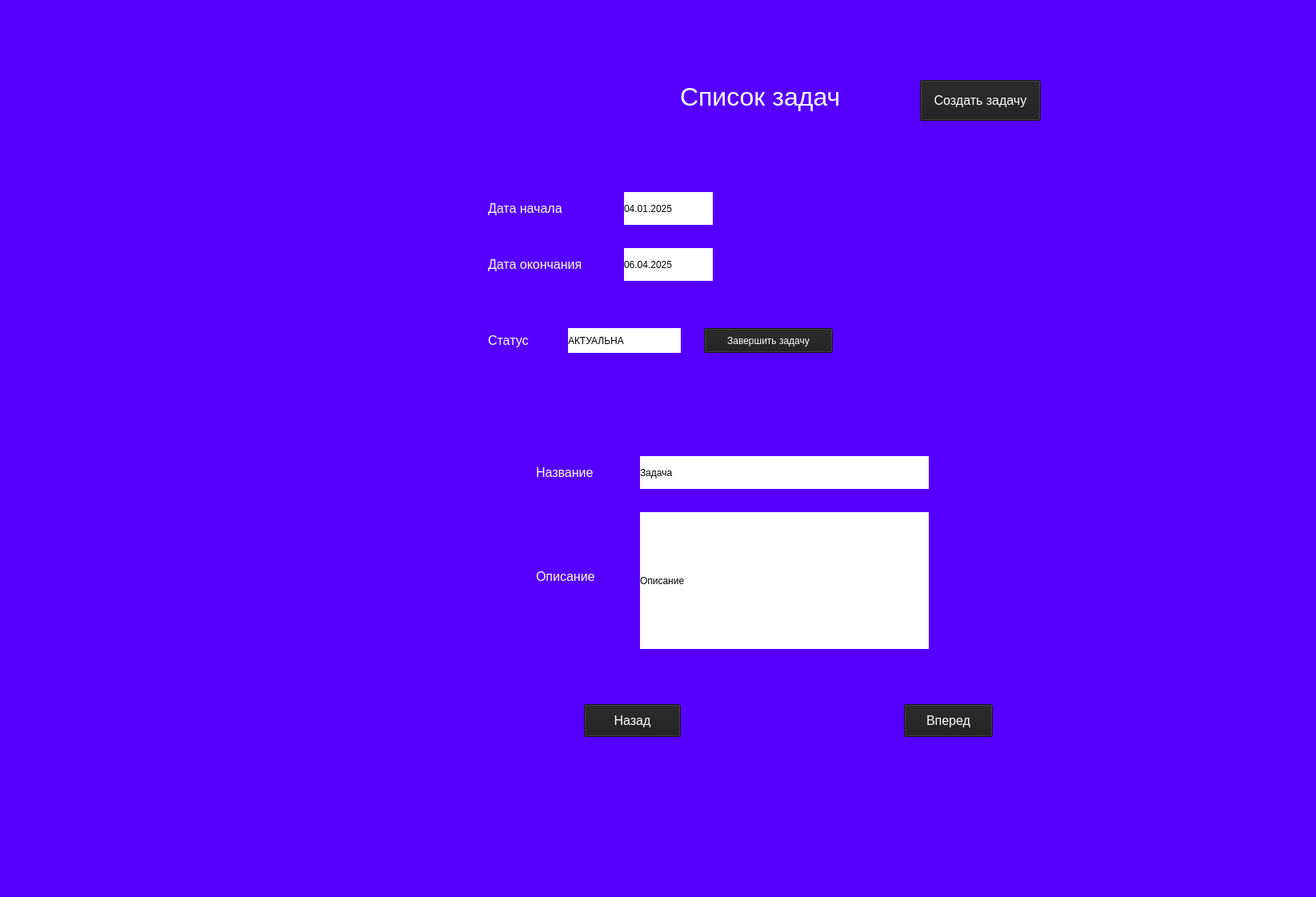
<?xml version="1.0" encoding="UTF-8"?>
<ui version="4.0">
 <class>MainWindow</class>
 <widget class="QMainWindow" name="MainWindow">
  <property name="geometry">
   <rect>
    <x>0</x>
    <y>0</y>
    <width>1645</width>
    <height>1121</height>
   </rect>
  </property>
  <property name="windowTitle">
   <string>MainWindow</string>
  </property>
  <property name="styleSheet">
   <string notr="true">background-color: rgb(85, 0, 255);</string>
  </property>
  <widget class="QWidget" name="centralwidget">
   <widget class="QLabel" name="label">
    <property name="geometry">
     <rect>
      <x>850</x>
      <y>70</y>
      <width>261</width>
      <height>101</height>
     </rect>
    </property>
    <property name="font">
     <font>
      <pointsize>24</pointsize>
     </font>
    </property>
    <property name="styleSheet">
     <string notr="true">color: rgb(255, 255, 255);</string>
    </property>
    <property name="text">
     <string>Список задач</string>
    </property>
   </widget>
   <widget class="QToolButton" name="toolButton_create_task">
    <property name="geometry">
     <rect>
      <x>1150</x>
      <y>100</y>
      <width>151</width>
      <height>51</height>
     </rect>
    </property>
    <property name="font">
     <font>
      <pointsize>12</pointsize>
     </font>
    </property>
    <property name="styleSheet">
     <string notr="true">background-color: rgb(30, 30, 30);
color: rgb(255, 255, 255);</string>
    </property>
    <property name="text">
     <string>Создать задачу</string>
    </property>
   </widget>
   <widget class="QLabel" name="label_2">
    <property name="geometry">
     <rect>
      <x>670</x>
      <y>560</y>
      <width>111</width>
      <height>61</height>
     </rect>
    </property>
    <property name="font">
     <font>
      <pointsize>12</pointsize>
     </font>
    </property>
    <property name="styleSheet">
     <string notr="true">color: rgb(255, 255, 255);</string>
    </property>
    <property name="text">
     <string>Название </string>
    </property>
   </widget>
   <widget class="QLabel" name="label_3">
    <property name="geometry">
     <rect>
      <x>670</x>
      <y>700</y>
      <width>111</width>
      <height>41</height>
     </rect>
    </property>
    <property name="font">
     <font>
      <pointsize>12</pointsize>
     </font>
    </property>
    <property name="styleSheet">
     <string notr="true">color: rgb(255, 255, 255);</string>
    </property>
    <property name="text">
     <string>Описание</string>
    </property>
   </widget>
   <widget class="QLabel" name="label_4">
    <property name="geometry">
     <rect>
      <x>610</x>
      <y>230</y>
      <width>141</width>
      <height>61</height>
     </rect>
    </property>
    <property name="font">
     <font>
      <pointsize>12</pointsize>
     </font>
    </property>
    <property name="styleSheet">
     <string notr="true">color: rgb(255, 255, 255);</string>
    </property>
    <property name="text">
     <string>Дата начала</string>
    </property>
   </widget>
   <widget class="QLabel" name="label_5">
    <property name="geometry">
     <rect>
      <x>610</x>
      <y>290</y>
      <width>161</width>
      <height>81</height>
     </rect>
    </property>
    <property name="font">
     <font>
      <pointsize>12</pointsize>
     </font>
    </property>
    <property name="styleSheet">
     <string notr="true">color: rgb(255, 255, 255);</string>
    </property>
    <property name="text">
     <string>Дата окончания</string>
    </property>
   </widget>
   <widget class="QLabel" name="label_6">
    <property name="geometry">
     <rect>
      <x>610</x>
      <y>410</y>
      <width>81</width>
      <height>31</height>
     </rect>
    </property>
    <property name="font">
     <font>
      <pointsize>12</pointsize>
     </font>
    </property>
    <property name="styleSheet">
     <string notr="true">color: rgb(255, 255, 255);</string>
    </property>
    <property name="text">
     <string>Статус</string>
    </property>
   </widget>
   <widget class="QPushButton" name="pushButton_forward">
    <property name="geometry">
     <rect>
      <x>1130</x>
      <y>880</y>
      <width>111</width>
      <height>41</height>
     </rect>
    </property>
    <property name="font">
     <font>
      <pointsize>12</pointsize>
     </font>
    </property>
    <property name="styleSheet">
     <string notr="true">background-color: rgb(30, 30, 30);
color: rgb(255, 255, 255);</string>
    </property>
    <property name="text">
     <string>Вперед</string>
    </property>
   </widget>
   <widget class="QPushButton" name="pushButton_back">
    <property name="geometry">
     <rect>
      <x>730</x>
      <y>880</y>
      <width>121</width>
      <height>41</height>
     </rect>
    </property>
    <property name="font">
     <font>
      <pointsize>12</pointsize>
     </font>
    </property>
    <property name="styleSheet">
     <string notr="true">background-color: rgb(30, 30, 30);
color: rgb(255, 255, 255);</string>
    </property>
    <property name="text">
     <string>Назад</string>
    </property>
   </widget>
   <widget class="QLabel" name="label_start_date">
    <property name="geometry">
     <rect>
      <x>780</x>
      <y>240</y>
      <width>111</width>
      <height>41</height>
     </rect>
    </property>
    <property name="styleSheet">
     <string notr="true">background-color: rgb(255, 255, 255);</string>
    </property>
    <property name="text">
     <string>04.01.2025</string>
    </property>
   </widget>
   <widget class="QLabel" name="label_finish_date">
    <property name="geometry">
     <rect>
      <x>780</x>
      <y>310</y>
      <width>111</width>
      <height>41</height>
     </rect>
    </property>
    <property name="styleSheet">
     <string notr="true">background-color: rgb(255, 255, 255);</string>
    </property>
    <property name="text">
     <string>06.04.2025</string>
    </property>
   </widget>
   <widget class="QLabel" name="label_status">
    <property name="geometry">
     <rect>
      <x>710</x>
      <y>410</y>
      <width>141</width>
      <height>31</height>
     </rect>
    </property>
    <property name="styleSheet">
     <string notr="true">background-color: rgb(255, 255, 255);</string>
    </property>
    <property name="text">
     <string>АКТУАЛЬНА</string>
    </property>
   </widget>
   <widget class="QPushButton" name="pushButton_complete_task">
    <property name="geometry">
     <rect>
      <x>880</x>
      <y>410</y>
      <width>161</width>
      <height>31</height>
     </rect>
    </property>
    <property name="font">
     <font>
      <pointsize>9</pointsize>
     </font>
    </property>
    <property name="styleSheet">
     <string notr="true">background-color: rgb(30, 30, 30);
color: rgb(255, 255, 255);</string>
    </property>
    <property name="text">
     <string>Завершить задачу</string>
    </property>
   </widget>
   <widget class="QLabel" name="label_title">
    <property name="geometry">
     <rect>
      <x>800</x>
      <y>570</y>
      <width>361</width>
      <height>41</height>
     </rect>
    </property>
    <property name="styleSheet">
     <string notr="true">background-color: rgb(255, 255, 255);</string>
    </property>
    <property name="text">
     <string>Задача</string>
    </property>
   </widget>
   <widget class="QLabel" name="label_description">
    <property name="geometry">
     <rect>
      <x>800</x>
      <y>640</y>
      <width>361</width>
      <height>171</height>
     </rect>
    </property>
    <property name="styleSheet">
     <string notr="true">background-color: rgb(255, 255, 255);</string>
    </property>
    <property name="text">
     <string>Описание</string>
    </property>
   </widget>
  </widget>
  <widget class="QMenuBar" name="menubar">
   <property name="geometry">
    <rect>
     <x>0</x>
     <y>0</y>
     <width>1645</width>
     <height>26</height>
    </rect>
   </property>
  </widget>
  <widget class="QStatusBar" name="statusbar"/>
 </widget>
 <resources/>
 <connections/>
</ui>
